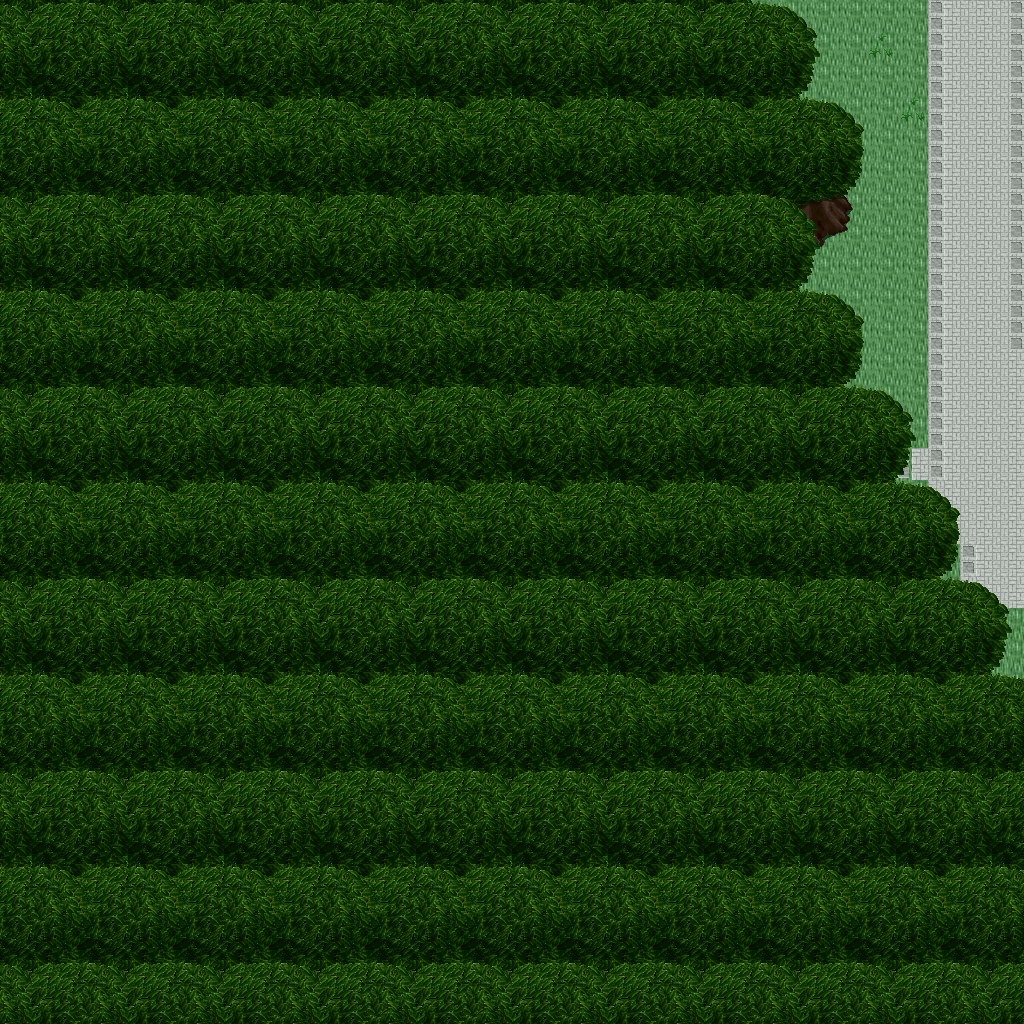

Tiled map render using the project's own tile images. Description and the map definition, with tile-layer contents summarised, below:
An orthogonal 32x32 tile map with 32x32 px tiles, 5 tile layers (Ground, Objects, Objects2, Above, ...), 1 hidden layer not drawn, 53 tilesets.

<map version="1.10" tiledversion="1.11.0" orientation="orthogonal" renderorder="right-down" width="32" height="32" tilewidth="32" tileheight="32" infinite="0" nextlayerid="11" nextobjectid="1">
 <tileset firstgid="1" name="ground_ground" tilewidth="32" tileheight="32" tilecount="33" columns="3">
  <image source="../drawable/ground_ground.png" width="96" height="352" />
 </tileset>
 <tileset firstgid="34" name="building_castle" tilewidth="32" tileheight="32" tilecount="320" columns="20">
  <image source="../drawable/building_castle.png" width="640" height="512" />
 </tileset>
 <tileset firstgid="354" name="ground_square_patch" tilewidth="32" tileheight="32" tilecount="9" columns="3">
  <image source="../drawable/ground_square_patch.png" width="96" height="96" />
 </tileset>
 <tileset firstgid="363" name="building_decoration_banner" tilewidth="32" tileheight="32" tilecount="12" columns="1">
  <image source="../drawable/building_decoration_banner.png" width="32" height="384" />
 </tileset>
 <tileset firstgid="375" name="ground_water_pool" tilewidth="32" tileheight="32" tilecount="72" columns="3">
  <image source="../drawable/ground_water_pool.png" width="96" height="768" />
 </tileset>
 <tileset firstgid="447" name="building_wall_wall_brown" tilewidth="32" tileheight="32" tilecount="12" columns="3">
  <image source="../drawable/building_wall_wall_brown.png" width="96" height="128" />
 </tileset>
 <tileset firstgid="459" name="plant_grasses" tilewidth="32" tileheight="32" tilecount="6" columns="3">
  <image source="../drawable/plant_grasses.png" width="96" height="64" />
 </tileset>
 <tileset firstgid="465" name="plant_flower_daisy_white" tilewidth="32" tileheight="32" tilecount="8" columns="2">
  <image source="../drawable/plant_flower_daisy_white.png" width="64" height="128" />
 </tileset>
 <tileset firstgid="473" name="plant_tree_tree_darkgreen" tilewidth="32" tileheight="32" tilecount="88" columns="8">
  <image source="../drawable/plant_tree_tree_darkgreen.png" width="256" height="352" />
 </tileset>
 <tileset firstgid="561" name="plant_flower_daisy_red" tilewidth="32" tileheight="32" tilecount="8" columns="2">
  <image source="../drawable/plant_flower_daisy_red.png" width="64" height="128" />
 </tileset>
 <tileset firstgid="569" name="ground_grass_edges" tilewidth="32" tileheight="32" tilecount="36" columns="12">
  <image source="../drawable/ground_grass_edges.png" width="384" height="96" />
 </tileset>
 <tileset firstgid="605" name="ground_grass_corners" tilewidth="32" tileheight="32" tilecount="24" columns="6">
  <image source="../drawable/ground_grass_corners.png" width="192" height="128" />
 </tileset>
 <tileset firstgid="629" name="plant_bush_hedge" tilewidth="32" tileheight="32" tilecount="35" columns="5">
  <image source="../drawable/plant_bush_hedge.png" width="160" height="224" />
 </tileset>
 <tileset firstgid="664" name="ground_rock_pebbles" tilewidth="32" tileheight="32" tilecount="3" columns="1">
  <image source="../drawable/ground_rock_pebbles.png" width="32" height="96" />
 </tileset>
 <tileset firstgid="667" name="plant_bush_bushes" tilewidth="32" tileheight="32" tilecount="10" columns="5">
  <image source="../drawable/plant_bush_bushes.png" width="160" height="64" />
 </tileset>
 <tileset firstgid="677" name="building_roof_red" tilewidth="32" tileheight="32" tilecount="20" columns="5">
  <image source="../drawable/building_roof_red.png" width="160" height="128" />
 </tileset>
 <tileset firstgid="697" name="plant_flower_daisy_yellow" tilewidth="32" tileheight="32" tilecount="8" columns="2">
  <image source="../drawable/plant_flower_daisy_yellow.png" width="64" height="128" />
 </tileset>
 <tileset firstgid="705" name="plant_leaves" tilewidth="32" tileheight="32" tilecount="8" columns="4">
  <image source="../drawable/plant_leaves.png" width="128" height="64" />
 </tileset>
 <tileset firstgid="713" name="item_corpse_skull_pale" tilewidth="32" tileheight="32" tilecount="2" columns="2">
  <image source="../drawable/item_corpse_skull_pale.png" width="64" height="32" />
 </tileset>
 <tileset firstgid="715" name="building_roof_blue" tilewidth="32" tileheight="32" tilecount="20" columns="5">
  <image source="../drawable/building_roof_blue.png" width="160" height="128" />
 </tileset>
 <tileset firstgid="735" name="plant_cactus" tilewidth="32" tileheight="32" tilecount="2" columns="1">
  <image source="../drawable/plant_cactus.png" width="32" height="64" />
 </tileset>
 <tileset firstgid="737" name="plant_flower_daisy_blue" tilewidth="32" tileheight="32" tilecount="8" columns="2">
  <image source="../drawable/plant_flower_daisy_blue.png" width="64" height="128" />
 </tileset>
 <tileset firstgid="745" name="plant_stump_stump_brown" tilewidth="32" tileheight="32" tilecount="4" columns="2">
  <image source="../drawable/plant_stump_stump_brown.png" width="64" height="64" />
 </tileset>
 <tileset firstgid="749" name="plant_stump_rectangular" tilewidth="32" tileheight="32" tilecount="4" columns="2">
  <image source="../drawable/plant_stump_rectangular.png" width="64" height="64" />
 </tileset>
 <tileset firstgid="753" name="furniture_carpet_border" tilewidth="32" tileheight="32" tilecount="12" columns="3">
  <image source="../drawable/furniture_carpet_border.png" width="96" height="128" />
 </tileset>
 <tileset firstgid="765" name="ground_pothole" tilewidth="32" tileheight="32" tilecount="4" columns="4">
  <image source="../drawable/ground_pothole.png" width="128" height="32" />
 </tileset>
 <tileset firstgid="769" name="furniture_carpet_carpets" tilewidth="32" tileheight="32" tilecount="8" columns="4">
  <image source="../drawable/furniture_carpet_carpets.png" width="128" height="64" />
 </tileset>
 <tileset firstgid="777" name="building_roof_yellow" tilewidth="32" tileheight="32" tilecount="20" columns="5">
  <image source="../drawable/building_roof_yellow.png" width="160" height="128" />
 </tileset>
 <tileset firstgid="797" name="plant_stump_stump_green" tilewidth="32" tileheight="32" tilecount="4" columns="2">
  <image source="../drawable/plant_stump_stump_green.png" width="64" height="64" />
 </tileset>
 <tileset firstgid="801" name="item_pot_pot_golden_centred" tilewidth="32" tileheight="32" tilecount="3" columns="3">
  <image source="../drawable/item_pot_pot_golden_centred.png" width="96" height="32" />
 </tileset>
 <tileset firstgid="804" name="building_roof_green" tilewidth="32" tileheight="32" tilecount="20" columns="5">
  <image source="../drawable/building_roof_green.png" width="160" height="128" />
 </tileset>
 <tileset firstgid="824" name="item_statue_fairypool" tilewidth="32" tileheight="32" tilecount="16" columns="2">
  <image source="../drawable/item_statue_fairypool.png" width="64" height="256" />
 </tileset>
 <tileset firstgid="840" name="building_window_window_left" tilewidth="32" tileheight="32" tilecount="2" columns="2">
  <image source="../drawable/building_window_window_left.png" width="64" height="32" />
 </tileset>
 <tileset firstgid="842" name="building_window_window_long" tilewidth="32" tileheight="32" tilecount="3" columns="3">
  <image source="../drawable/building_window_window_long.png" width="96" height="32" />
 </tileset>
 <tileset firstgid="845" name="building_door_door_n" tilewidth="32" tileheight="32" tilecount="6" columns="3">
  <image source="../drawable/building_door_door_n.png" width="96" height="64" />
 </tileset>
 <tileset firstgid="851" name="item_postbox" tilewidth="32" tileheight="32" tilecount="4" columns="2">
  <image source="../drawable/item_postbox.png" width="64" height="64" />
 </tileset>
 <tileset firstgid="855" name="building_window_window_right" tilewidth="32" tileheight="32" tilecount="2" columns="2">
  <image source="../drawable/building_window_window_right.png" width="64" height="32" />
 </tileset>
 <tileset firstgid="857" name="building_decoration_blue_circle" tilewidth="32" tileheight="32" tilecount="4" columns="2">
  <image source="../drawable/building_decoration_blue_circle.png" width="64" height="64" />
 </tileset>
 <tileset firstgid="861" name="plant_indoor_flower_baskets" tilewidth="32" tileheight="32" tilecount="3" columns="1">
  <image source="../drawable/plant_indoor_flower_baskets.png" width="32" height="96" />
 </tileset>
 <tileset firstgid="864" name="building_decoration_chimney_big" tilewidth="32" tileheight="32" tilecount="2" columns="1">
  <image source="../drawable/building_decoration_chimney_big.png" width="32" height="64" />
 </tileset>
 <tileset firstgid="866" name="building_decoration_banner_long" tilewidth="32" tileheight="32" tilecount="3" columns="3">
  <image source="../drawable/building_decoration_banner_long.png" width="96" height="32" />
 </tileset>
 <tileset firstgid="869" name="building_decoration_chimney" tilewidth="32" tileheight="32" tilecount="2" columns="1">
  <image source="../drawable/building_decoration_chimney.png" width="32" height="64" />
 </tileset>
 <tileset firstgid="871" name="building_decoration_longhorn_skull" tilewidth="32" tileheight="32" tilecount="6" columns="3">
  <image source="../drawable/building_decoration_longhorn_skull.png" width="96" height="64" />
 </tileset>
 <tileset firstgid="877" name="building_decoration_library_banner" tilewidth="32" tileheight="32" tilecount="6" columns="3">
  <image source="../drawable/building_decoration_library_banner.png" width="96" height="64" />
 </tileset>
 <tileset firstgid="883" name="logic_creature_elf" tilewidth="32" tileheight="32" tilecount="16" columns="8">
  <image source="../drawable/logic_creature_elf.png" width="256" height="64" />
 </tileset>
 <tileset firstgid="899" name="logic_portal" tilewidth="32" tileheight="32" tilecount="24" columns="8">
  <image source="../drawable/logic_portal.png" width="256" height="96" />
 </tileset>
 <tileset firstgid="923" name="logic_collision" tilewidth="32" tileheight="32" tilecount="1" columns="1">
  <image source="../drawable/logic_collision.png" width="32" height="32" />
 </tileset>
 <tileset firstgid="924" name="ground_green_paving" tilewidth="32" tileheight="32" tilecount="18" columns="3">
  <image source="../drawable/ground_green_paving.png" width="96" height="192" />
 </tileset>
 <tileset firstgid="942" name="light_door_light" tilewidth="32" tileheight="32" tilecount="12" columns="3">
  <image source="../drawable/light_door_light.png" width="96" height="128" />
 </tileset>
 <tileset firstgid="954" name="furniture_light_roots_lamp" tilewidth="32" tileheight="32" tilecount="6" columns="2">
  <image source="../drawable/furniture_light_roots_lamp.png" width="64" height="96" />
 </tileset>
 <tileset firstgid="960" name="light_dim_yellow_light_7x5" tilewidth="32" tileheight="32" tilecount="35" columns="7">
  <image source="../drawable/light_dim_yellow_light_7x5.png" width="224" height="160" />
 </tileset>
 <tileset firstgid="995" name="light_yellow_light_5x5" tilewidth="32" tileheight="32" tilecount="25" columns="5">
  <image source="../drawable/light_yellow_light_5x5.png" width="160" height="160" />
 </tileset>
 <tileset firstgid="1020" name="building_decoration_shop_banners" tilewidth="32" tileheight="32" tilecount="8" columns="8">
  <image source="../drawable/building_decoration_shop_banners.png" width="256" height="32" />
 </tileset>
 <layer id="1" name="Ground" width="32" height="32">
  <data>[1024 cells, 1024 non-empty, 2 distinct tile ids]</data>
 </layer>
 <layer id="2" name="Objects" width="32" height="32">
  <data>[1024 cells, 31 non-empty, 4 distinct tile ids]</data>
 </layer>
 <layer id="3" name="Objects2" width="32" height="32">
  <data>[1024 cells, 8 non-empty, 8 distinct tile ids]</data>
 </layer>
 <layer id="4" name="Above" width="32" height="32">
  <data>[1024 cells, 943 non-empty, 33 distinct tile ids]</data>
 </layer>
 <layer id="5" name="Above2" width="32" height="32">
  <data>[1024 cells, 3 non-empty, 1 distinct tile ids]</data>
 </layer>
 <layer id="6" name="Walkable" width="32" height="32" visible="0">
  <data>[1024 cells, 908 non-empty, 1 distinct tile ids]</data>
 </layer>
 <objectgroup id="7" name="Mapevents" />
 <objectgroup id="8" name="Spawn" />
 <objectgroup id="9" name="Keys" />
 <objectgroup id="10" name="Replace" />
</map>
